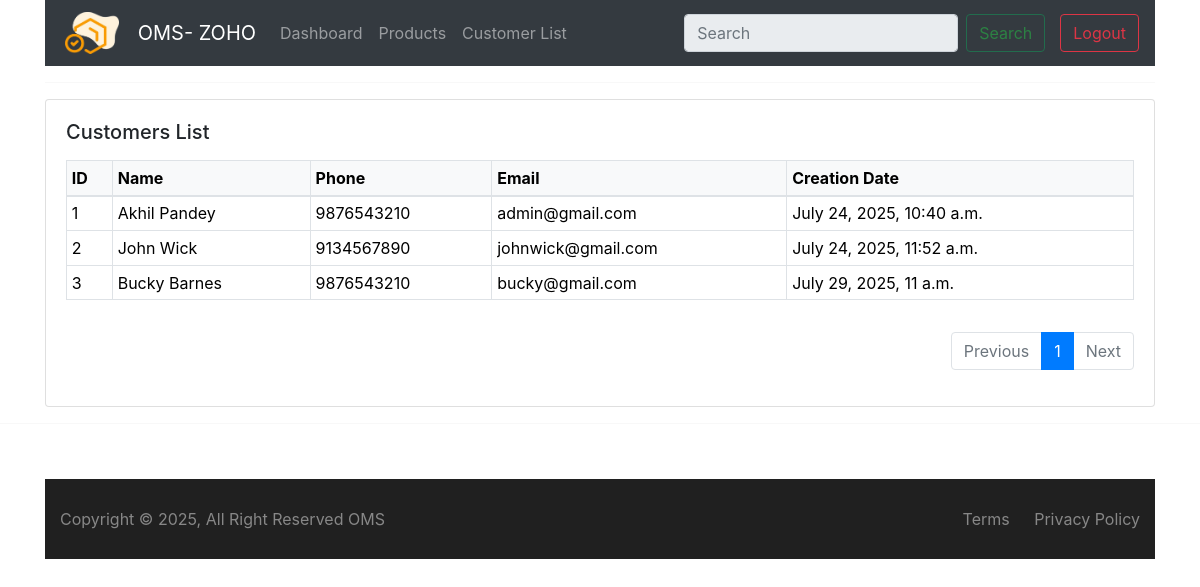
Page /view_customer_list/ (signed in) on the committed database.
### account/models.py (models this page shows, shortened)
class Customer(models.Model):
    user = models.OneToOneField(User,null=True, blank=True, on_delete=models.CASCADE)
    name = models.CharField(max_length=200, null=True)
    phone = models.CharField (max_length=200, null=True)
    email = models.EmailField(max_length=200, null=True)
    profile_pic = models.ImageField(null=True, blank=True)
    date_created = models.DateTimeField(auto_now_add=True, null=True)

### account/decorators.py (the view)
        def wrapper_func(request, *args, **kwargs):
            group = None
            if request.user.groups.exists():
                group = request.user.groups.all()[0].name
            if group in allowed_roles:
                return view_func(request, *args, **kwargs)
            else:
                return HttpResponse("You're restricted for this page..")

### account/views.py (called while the page is built)
@login_required(login_url='login')
@allowed_users(allowed_roles=['admin'])
def view_customer_list(request):
    customer_list = Customer.objects.all().order_by('date_created')
    paginator = Paginator(customer_list, 10)
    page_number = request.GET.get('page')  # Get the current page number from the request
    customers = paginator.get_page(page_number)  # Returns a Page object
    return render(request, 'account/view_customers_list.html', {'customers': customers})

### account/templates/account/view_customers_list.html
{% extends 'static_pages/base_account.html' %}
{% block start %}
<div class="row">
    <div class="col-md">
      <div class="card card-body">
        <h5 class="mb-3">Customers List</h5>
        <table class="table table-sm table-bordered table-hover">
          <thead class="table-light">
            <tr>
              <th>ID</th>
              <th>Name</th>
              <th>Phone</th>
              <th>Email</th>
              <th>Creation Date</th>
            </tr>
          </thead>
          <tbody>
            {% for customer in customers %}
            <tr>
              <td>{{ customer.id }}</td>
              <td>{{ customer.name }}</td>
              <td>{{ customer.phone }}</td>
              <td>{{ customer.email }}</td>
              <td>{{ customer.date_created }}</td>
            </tr>
            {% empty %}
            <tr>
              <td colspan="6" class="text-center">No customers found.</td>
            </tr>
            {% endfor %}
          </tbody>
        </table>
        <nav aria-label="Page navigation" class="mt-3">
          <ul class="pagination justify-content-end">
            {% if customers.has_previous %}
              <li class="page-item">
                <a class="page-link" href="?page={{ customers.previous_page_number }}">Previous</a>
              </li>
            {% else %}
              <li class="page-item disabled"><span class="page-link">Previous</span></li>
            {% endif %}
            {% for num in customers.paginator.page_range %}
              {% if customers.number == num %}
                <li class="page-item active"><span class="page-link">{{ num }}</span></li>
              {% else %}
                <li class="page-item"><a class="page-link" href="?page={{ num }}">{{ num }}</a></li>
              {% endif %}
            {% endfor %}
            {% if customers.has_next %}
              <li class="page-item">
                <a class="page-link" href="?page={{ customers.next_page_number }}">Next</a>
              </li>
            {% else %}
              <li class="page-item disabled"><span class="page-link">Next</span></li>
            {% endif %}
          </ul>
        </nav>
      </div>
    </div>
  </div>
</div>
{% endblock %}

### account/static/css/main.css (style rules this page uses)
body { background-color:#ebeff5; }

### rows in the picture
Customer: id "1", name "Akhil Pandey", phone "9876543210", email "admin@gmail.com", date_created "July 24, 2025, 10:40 a.m."
Customer: id "2", name "John Wick", phone "9134567890", email "johnwick@gmail.com", date_created "July 24, 2025, 11:52 a.m."
Customer: id "3", name "Bucky Barnes", phone "9876543210", email "bucky@gmail.com", date_created "July 29, 2025, 11 a.m."

### other values in the picture
{{ num }} "1"
